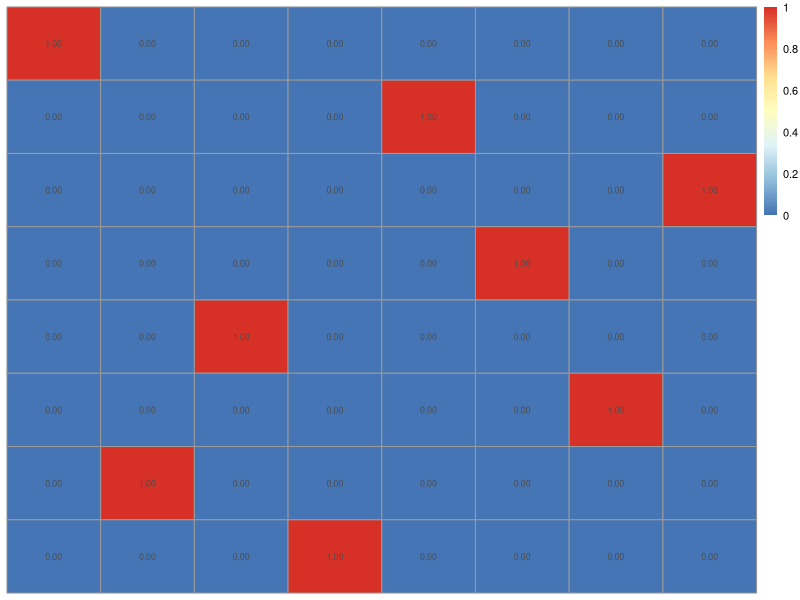
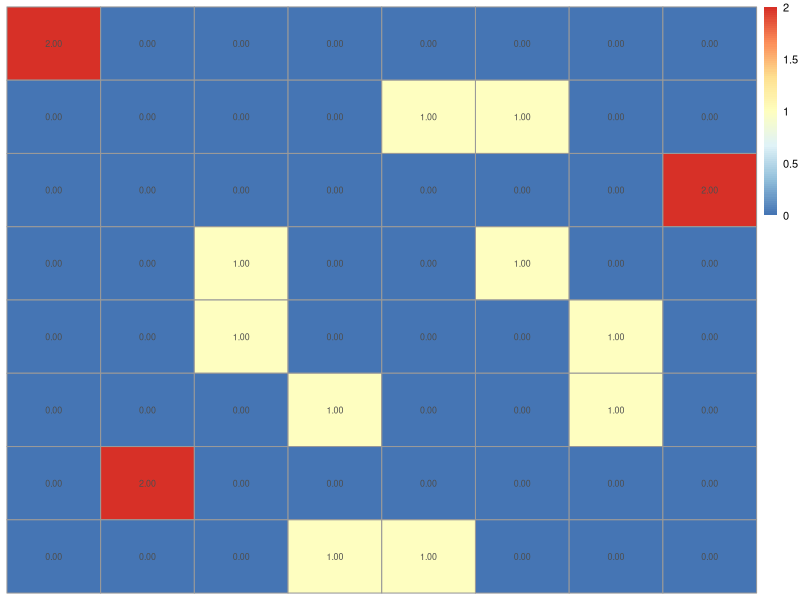
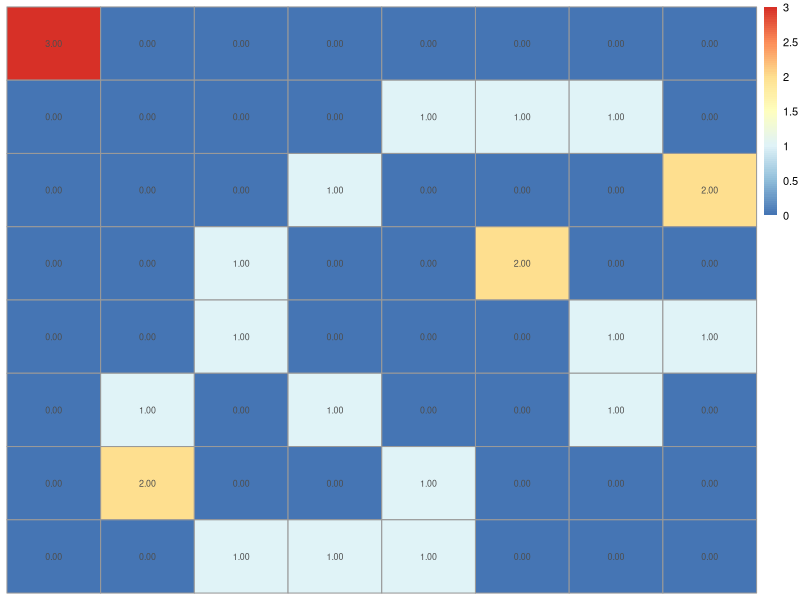
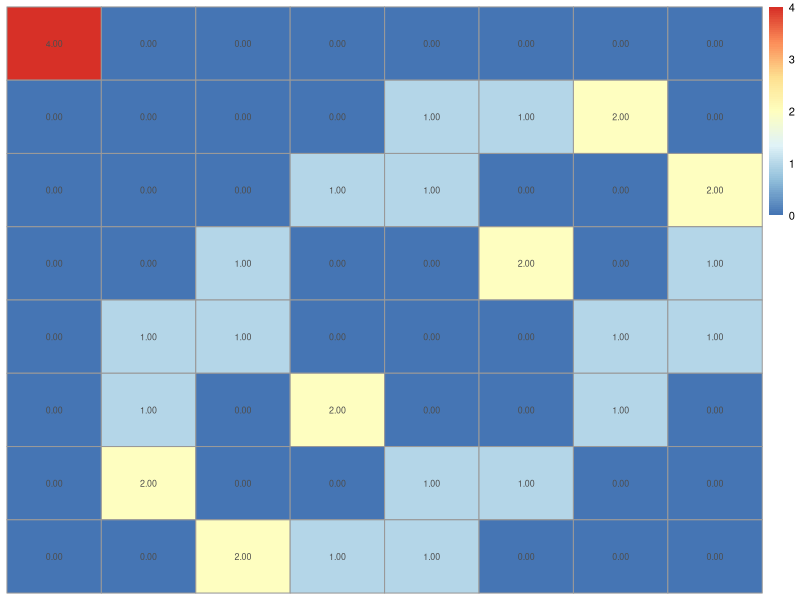
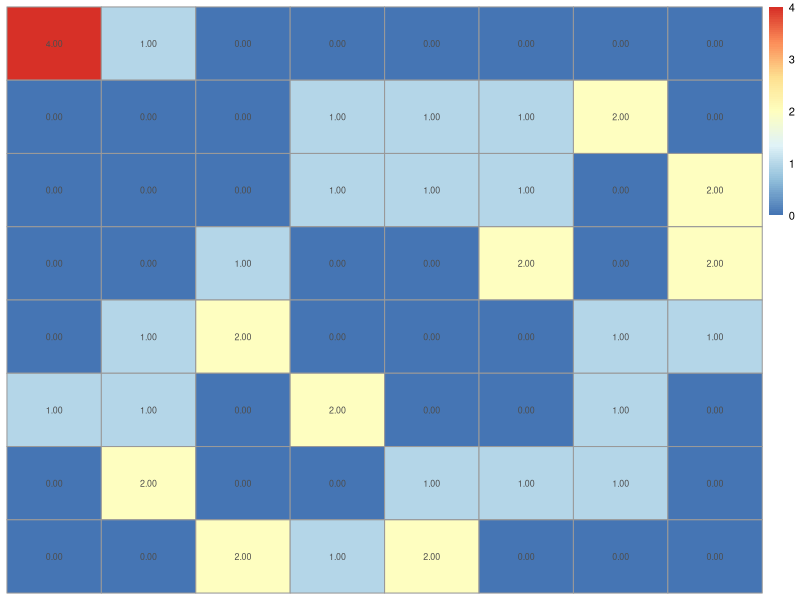
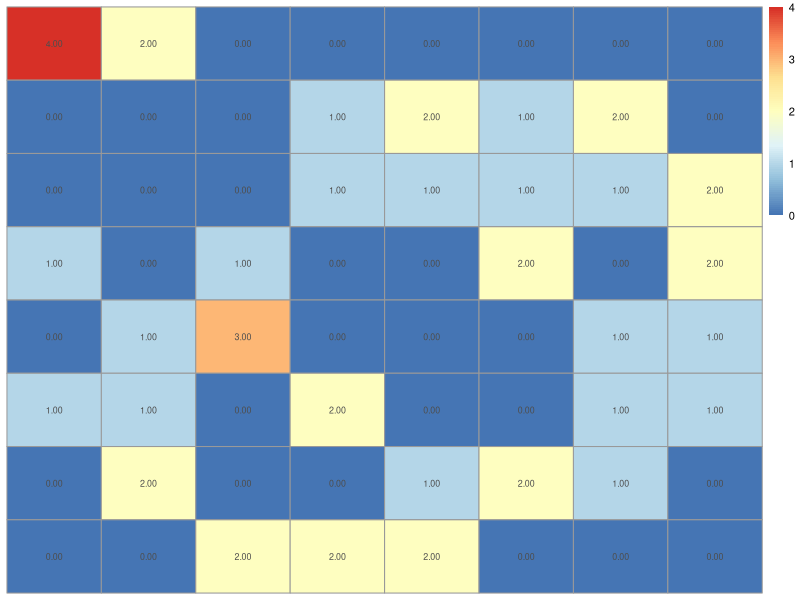
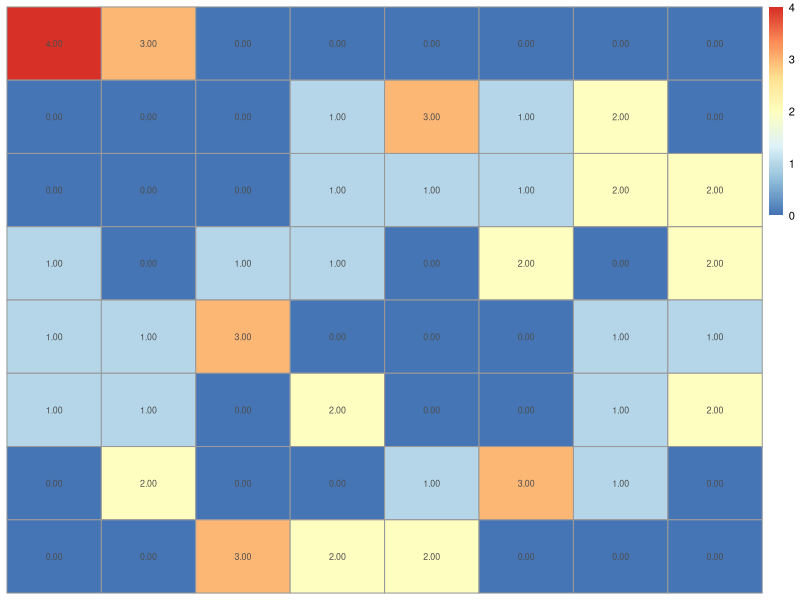
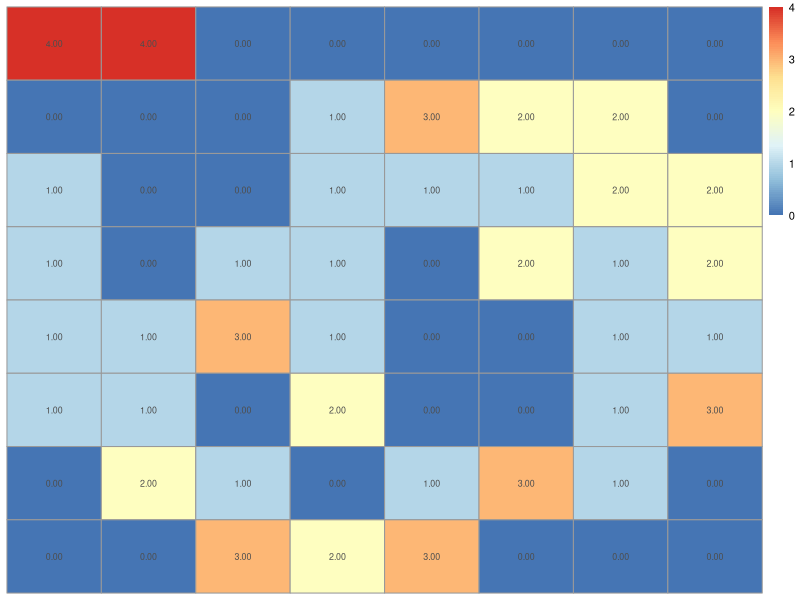

The R script that drew these images, in order:
library(stringr)
library(pheatmap) 

data <- c()

is_safe <- function(row, col, int, plat) {
  if(int %in% plat) {
    return(FALSE)
  } else {
    i = 0
    not_safe = ""
    
    while(i < length(plat)) {
      try(
        {
          if(as.numeric(as.numeric(plat[i+1]) + (length(plat) - i)) <= row-1) {
            not_safe <- paste0(not_safe, as.numeric(plat[i+1]) + (length(plat) - i))
          }
          if(as.numeric(as.numeric(plat[i+1]) - (length(plat) - i)) >= 0) {
            not_safe <- paste0(not_safe, as.numeric(plat[i+1]) - (length(plat) - i))
          }  
        }, 
        silent=TRUE
      )
      i <- i + 1 
    }
    
    if(grepl(int, not_safe)){
      return(FALSE)
    } else {
      return(TRUE)
    }
  }
}

safe_queens <- function(row, col, plat = c(), compteur = 0) {
  if(length(plat) == col) {
    print(paste(plat, collapse="_"))
    data <<- append(data, paste(plat, collapse = ""))
    heatmap(data,row,col)
    return(compteur + 1)
  } else {
    i <- 0
    while(i < row) {
      if(is_safe(row, col, i, plat)) {
        plat <- append(plat, i)
        compteur <- safe_queens(row, col, plat, compteur)
        plat <- plat[-length(plat)]
      }
      i <- i + 1
    }
    
    nb_X <- sum(plat == "X")
    if (nb_X < max(row, col)-min(row, col)) {
      plat <- append(plat, "X")
      compteur <- safe_queens(row, col, plat, compteur)
      plat <- plat[-length(plat)]
    }
  }
  
  return(compteur)
}

heatmap <- function(data,row,col){
  
  heatmap_matrix <- matrix(0, nrow = row, ncol = col)
  i <- 1
  while (i <= length(data)) {
    j <- 1
    while (j <= nchar(data[[i]])) {
      value <- as.integer(substr(data[[i]], j, j)) + 1  # Ajoutez 1 à l'indice de la colonne
      if (value != -1) {
        heatmap_matrix[j, value] <- heatmap_matrix[j, value] + 1
      }
      j <- j + 1
    }
    i <- i + 1
  }
  
  pheatmap(heatmap_matrix, display_numbers = TRUE, fontsize = 8, cluster_cols = FALSE, cluster_rows = FALSE)
}


###################################################
safe_queens(8,8)
##
## Ca marche pas !!!
## j'ai des erreurs sur des x != y si mon echiquier est pas carré ou si >10
##
